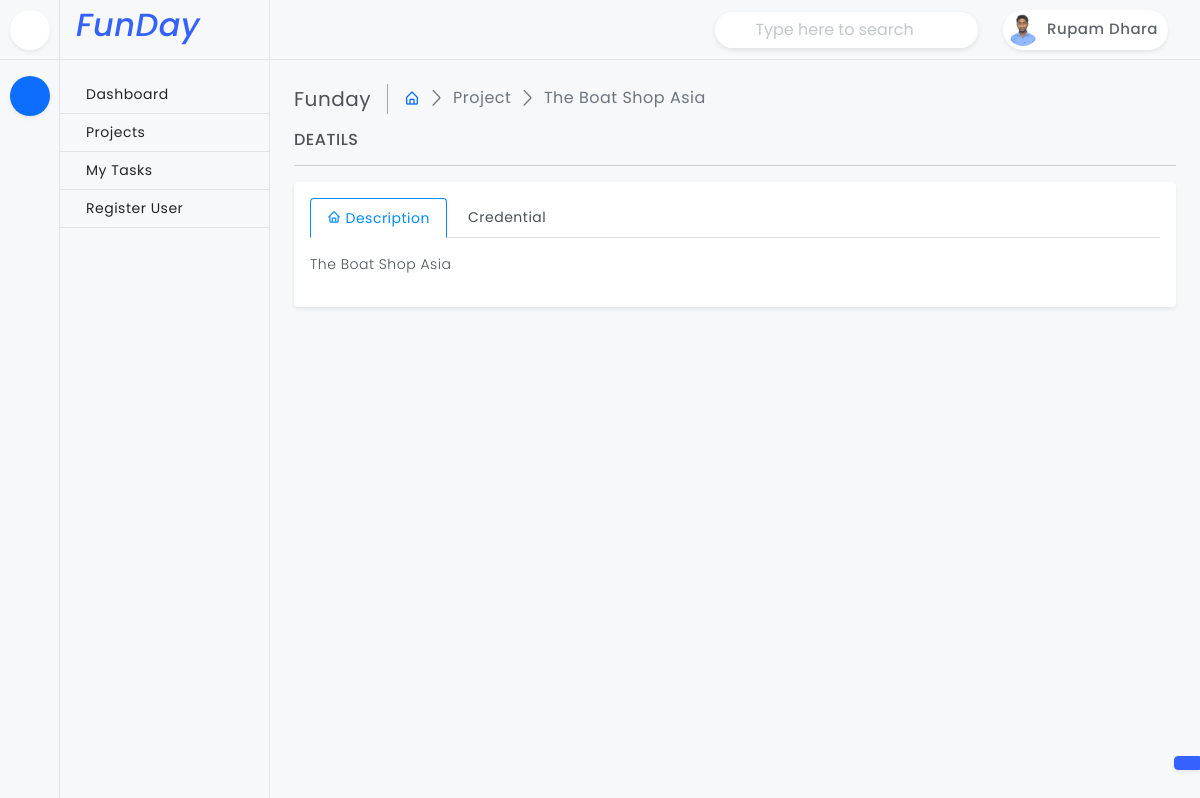
/project/the-boat-shop-asia/ (signed in), run on an earlier commit of the app's database.
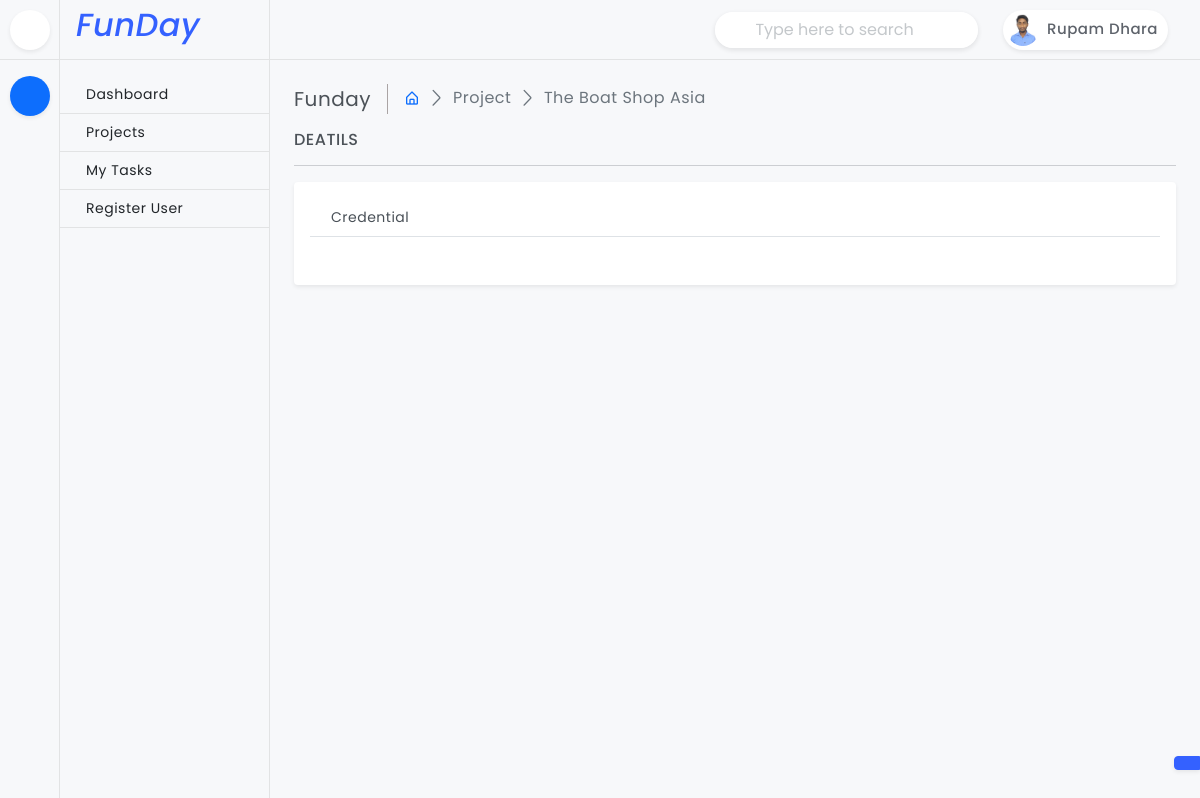
And on a later commit of the database.
### project/models.py (models this page shows, shortened)
class Project(models.Model):
    title = models.CharField(max_length=255)
    slug = models.SlugField(default='', null=True, blank=True, max_length=100)
    associate = models.ForeignKey(Member, on_delete=models.CASCADE, null=True, blank=True)
    status = models.ForeignKey(ProjectStatus, on_delete=models.CASCADE)
    description = RichTextField(null=True, blank=True, config_name='default')
    url = models.URLField(default='', null=True, blank=True)
    adminurl = models.URLField(max_length=200, null=True, blank=True)
    username = models.CharField(max_length=255, default='', null=True, blank=True)
    password = models.CharField(max_length=255, default='', null=True, blank=True)
    extra_credential = RichTextUploadingField(null=True, blank=True)
    date_created = models.DateTimeField(default=datetime.now)

### project/views.py (the view)
# urls.py: path('<str:slug>/', views.ProjectDetails, name='projectdetails'),
@login_required
def ProjectDetails(request, slug):
    theme = request.session.get('inlineRadioOptions')
    projects = get_object_or_404(Project, slug=slug)
    files = File.objects.filter(project_id=projects.id)
    data = {
        'theme' : theme,
        'projects' : projects,
        'files' : files
    }
    return render(request, 'project-details.html', data)

### templates/project-details.html (shortened to what this page needs)
{% extends "base.html" %}
{% load filename_filter %}
{% block 'content' %}
    <main class="page-content">
        <div class="page-breadcrumb d-none d-sm-flex align-items-center mb-3">
            <div class="breadcrumb-title pe-3">Funday</div>
            <div class="ps-3">
                <nav aria-label="breadcrumb">
                    <ol class="breadcrumb mb-0 p-0">
                        <li class="breadcrumb-item"><a href="javascript:;"><i class="bx bx-home-alt"></i></a></li>
                        <li class="breadcrumb-item active" aria-current="page">Project</li>
                        <li class="breadcrumb-item active" aria-current="page">{{projects.title}}</li>
                    </ol>
                </nav>
            </div>
        </div>
        <h6 class="mb-0 text-uppercase">Deatils</h6>
        <hr />
        <div class="card">
            <div class="card-body">
                <ul class="nav nav-tabs nav-primary" role="tablist">
                    {% if projects.description %}
                        <li class="nav-item" role="presentation">
                            <a class="nav-link active" data-bs-toggle="tab" href="#primaryhome" role="tab" aria-selected="true">
                                <div class="d-flex align-items-center">
                                    <div class="tab-icon"><i class='bx bx-home font-18 me-1'></i></div>
                                    <div class="tab-title">Description</div>
                                </div>
                            </a>
                        </li>
                    {% endif %}
                    <li class="nav-item" role="presentation">
                        <a class="nav-link" data-bs-toggle="tab" href="#primaryprofile" role="tab" aria-selected="false">
                            <div class="d-flex align-items-center">
                                <div class="tab-icon"></div>
                                <div class="tab-title">Credential</div>
                            </div>
                        </a>
                    </li>
                </ul>
                <div class="tab-content py-3">
                    {% if projects.description %}
                        <div class="tab-pane fade active show" id="primaryhome" role="tabpanel">
                            {{projects.description|safe}}
                        </div>
                    {% endif %}
                </div>
            </div>
        </div>
    </main>
{% endblock 'content' %}

What changed in the data, as far as the page shows it:
changed Project "The Boat Shop Asia": description "The Boat Shop Asia" → (not shown)
Also different on the page:
text no longer shown: "Description"
